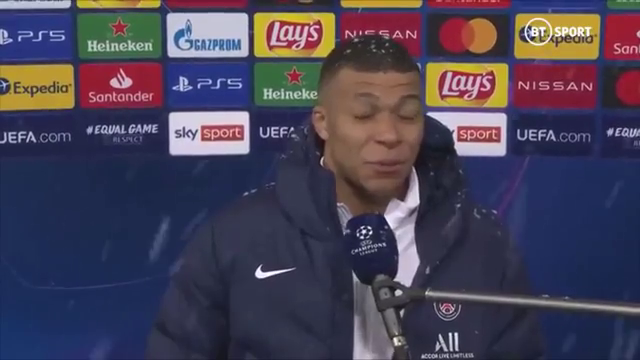
#> input picture frame 9 of Assignment/A4/KylianMbappe.mp4, 640 x 360 px
$ jupyter execute --allow-errors Q5.ipynb   (older library calls are emulated)
#> lines starting #> are read from the running program, lines starting #| are printed output that depends on the picture; after the words box and inside, x2 and y2 are one past the last pixel; in counts of white or black regions, pixels touching at a corner belong together
[cell 1]
import numpy as np
import matplotlib.pyplot as plt
import cv2
import math
from PIL import Image
import numpy.linalg as linalg
from copy import deepcopy

[cell 2]
def get_iou(boxA, boxB):
    """
    Get the IoU between two rectangles.
    """

    xA = max(boxA[0], boxB[0])
    yA = max(boxA[1], boxB[1])
    xB = min(boxA[2], boxB[2])
    yB = min(boxA[3], boxB[3])

    intersect_Area = abs(xB - xA) * abs(yB - yA)

    boxAArea = (boxA[2] - boxA[0]) * (boxA[3] - boxA[1])
    boxBArea = (boxB[2] - boxB[0]) * (boxB[3] - boxB[1])

    iou = intersect_Area / float(boxAArea + boxBArea - intersect_Area)

    return iou

Method 1

[cell 3]
input_video_path = 'KylianMbappe.mp4'
# input_video_path = 'zoom_2.mp4'

cap = cv2.VideoCapture(input_video_path) # read mp4

# capture one frame
ret,frame = cap.read()
#> frame is the input picture: shape (360, 640, 3); mean B, G, R 86, 66.6, 72.7

# detect a face on the first frame
face_detector = cv2.CascadeClassifier(cv2.data.haarcascades + 'haarcascade_frontalface_default.xml')
face_boxes = face_detector.detectMultiScale(frame)
#> face_boxes = [[325, 70, 117, 117]]
print(face_boxes)
#| [[325  70 117 117]]

if len(face_boxes)==0:
    print('no face detected')
    assert(False)

# initialize the tracing window around the (first) detected face
(x,y,w,h) = tuple(face_boxes[0])
#> x = 325; y = 70; w = 117; h = 117
track_window = (x,y,w,h)
#> track_window = (325, 70, 117, 117)

#  region of interest for tracking
roi = frame[y:y+h, x:x+w]
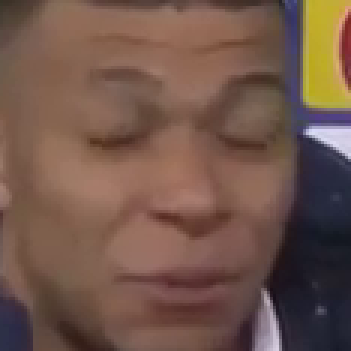
#> roi: shape (117, 117, 3) (shown 3 times larger); mean B, G, R 74.6, 86.1, 113.8
print("roi", roi.shape)
#| roi (117, 117, 3)

# convert the roi to HSV so we can construct a histogram of Hue
hsv_roi =  cv2.cvtColor(roi, cv2.COLOR_BGR2HSV)
#> hsv_roi: shape (117, 117, 3); mean H, S, V 31.8, 95.4, 116.1
print("hsv_roi", hsv_roi.shape)
#| hsv_roi (117, 117, 3)

# why do we need this mask? (remember the cone?)
# read the description for Figure 3 in the original Cam Shift paper: http://citeseerx.ist.psu.edu/viewdoc/summary?doi=10.1.1.14.7673
mask = cv2.inRange(hsv_roi, np.array((0., 60.,32.)), np.array((180.,255.,255.)))
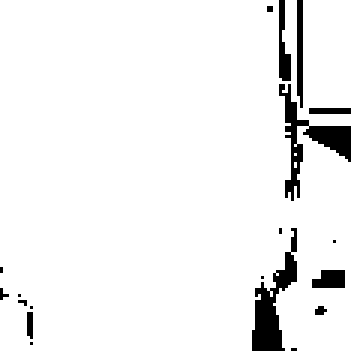
#> mask: shape (117, 117) (shown 3 times larger); 94.4% white; 19 black regions (13 under 20 px), largest, box (x1, y1, x2, y2) and area: (84, 76, 99, 117) 245, (93, 28, 117, 67) 244, (99, 0, 101, 36) 68, (93, 0, 97, 27) 67, (104, 90, 115, 96) 57, (103, 36, 117, 38) 28
print("mask",mask.shape)
#| mask (117, 117)


# form histogram of hue in the roi
roi_hist = cv2.calcHist([hsv_roi],[0],mask,[180],[0,180])
#> roi_hist = 180 values, max 2374 at index 10, min 0 at index 22, mean 71.83
print("roi_hist", roi_hist.shape)
#| roi_hist (180, 1)
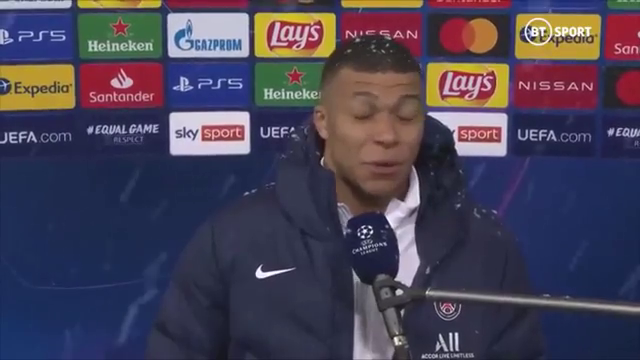
#> input picture frame 10 of Assignment/A4/KylianMbappe.mp4, 640 x 360 px
#> further down, frame is the input picture: shape (360, 640, 3); mean B, G, R 86, 66.6, 72.6
#> `hsv = cv2.cvtColor(frame, cv2.COLOR_BGR2HSV)`: hsv: shape (360, 640, 3); mean H, S, V 107.8, 118.3, 101.6
#> `dst = cv2.calcBackProject([hsv],[0],roi_hist,[0,180],1)`:
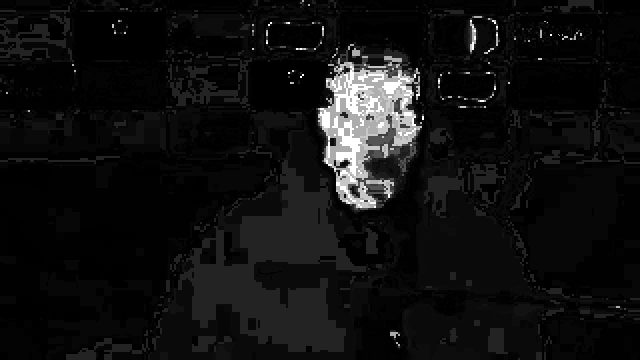
#> dst: shape (360, 640); min 0, max 255, mean 16.6
#> `ret, track_window = cv2.meanShift(dst, track_window, term_crit)`: ret = 4; track_window = (308, 55, 117, 117)
#> `x1,y1,w1,h1 = track_window`: x1 = 308; y1 = 55; w1 = 117
#> `temp_face_boxes = face_detector.detectMultiScale(frame)`: temp_face_boxes = [[324, 68, 121, 121]]

# normalize the histogram array values so they are in the min=0 to max=255 range
cv2.normalize(roi_hist,roi_hist,0,255,cv2.NORM_MINMAX)

# termination criteria for mean shift: 10 iteration or shift less than 1 pixel
term_crit = ( cv2.TERM_CRITERIA_EPS | cv2.TERM_CRITERIA_COUNT, 10, 1 )

IoU_list = []
keep_img = []
count = 0

#> (the rest of this cell did not finish here and is left out)

[cell 4]
n = len(IoU_list)
#> (the rest of this cell did not finish here and is left out)

Method 2

[cell 5]
input_video_path = 'KylianMbappe.mp4'

cap = cv2.VideoCapture(input_video_path) # read mp4

# capture one frame
ret,frame = cap.read()

# detect a face on the first frame
face_detector = cv2.CascadeClassifier(cv2.data.haarcascades + 'haarcascade_frontalface_default.xml')
face_boxes = face_detector.detectMultiScale(frame)

if len(face_boxes)==0:
    print('no face detected')
    assert(False)

# initialize the tracing window around the (first) detected face
(x,y,w,h) = tuple(face_boxes[0])
track_window = (x,y,w,h)
#> track_window = (325, 70, 117, 117)

#  region of interest for tracking
roi = frame[y:y+h, x:x+w]

# convert the roi to gray so we can construct a histogram of Hue
hsv_roi =  cv2.cvtColor(roi, cv2.COLOR_BGR2HSV)

Ix = cv2.Sobel(hsv_roi, cv2.CV_64F, 1,0, ksize = 5)
#> Ix: shape (117, 117, 3) float64; mean H, S, V 78.3, 17.5, -6.1
Iy = cv2.Sobel(hsv_roi, cv2.CV_64F, 0,1, ksize = 5)
#> Iy: shape (117, 117, 3) float64; mean H, S, V 49.1, -15.8, -21.4

mag, ang = cv2.cartToPolar(Ix,Iy,angleInDegrees=True)
#> mag: shape (117, 117, 3) float64; mean H, S, V 401.4, 545.4, 585
#> ang: shape (117, 117, 3) float64; mean H, S, V 163.2, 182.9, 180.8
ang = np.array([ang], dtype=np.uint8)

mask = cv2.inRange(mag, np.array([np.max(mag)/10]), np.array([np.max(mag)]))
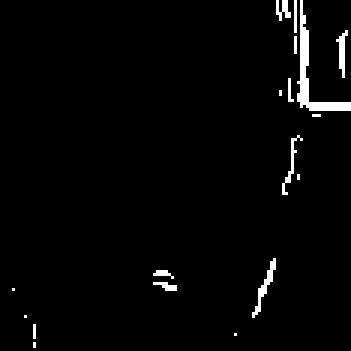
#> mask: shape (117, 117) (shown 3 times larger); 2.3% white in thin lines or dots

# # form histogram of hue in the roi
# roi_hist = cv2.calcHist([hsv_roi],[0],mask,[180],[0,180])
roi_hist = cv2.calcHist(ang,[0],mask,[24],[0,360])
#> roi_hist = 24 values, max 53 at index 0, min 0 at index 17, mean 13.12

# normalize the histogram array values so they are in the min=0 to max=360 range
cv2.normalize(roi_hist,roi_hist,0,360,cv2.NORM_MINMAX)

# termination criteria for mean shift: 10 iteration or shift less than 1 pixel
term_crit = ( cv2.TERM_CRITERIA_EPS | cv2.TERM_CRITERIA_COUNT, 10, 1 )

IoU_list = []
keep_img = []

box_bounded = [x,y,x+w, y+h]
#> box_bounded = [325, 70, 442, 187]

while True:

    # grab a frame
    ret ,frame = cap.read()

    if ret == True:

        # convert to HSV
        gray_image = cv2.cvtColor(frame, cv2.COLOR_BGR2HSV)

        # histogram back projection using roi_hist
        dst = cv2.calcBackProject([gray_image],[0],roi_hist,[0,360],1)
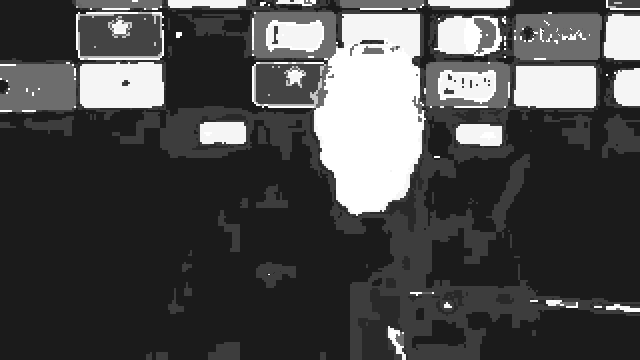
#> dst: shape (360, 640); min 27, max 255, mean 74.7

        # use meanshift to shift the tracking window
        ret, track_window = cv2.meanShift(dst, track_window, term_crit)
#> ret = 9; track_window = (311, 58, 117, 117)

        frame2 = deepcopy(frame)

        # display tracked window
        x1,y1,w1,h1 = track_window
#> x1 = 311; y1 = 58
        img = cv2.rectangle(frame, (x1,y1), (x1+w1,y1+h1), (0,0,255),5)

        # default detector
        temp_face_boxes = face_detector.detectMultiScale(frame)
#> temp_face_boxes = [[326, 68, 120, 120]]

        find_max = -1
        box_tracked = [x1, y1, x1+w1, y1+h1]
#> box_tracked = [311, 58, 428, 175]
        box_bounded_final = temp_face_boxes[0]
#> box_bounded_final = [326, 68, 120, 120]
        for temp_face in temp_face_boxes:
            (x2,y2,w2,h2) = tuple(temp_face)
            box_bounded_temp = [x2, y2, x2+w2, y2+h2]
            if get_iou(box_bounded_temp, box_bounded)> find_max:
                box_bounded_final = box_bounded_temp
                find_max = get_iou(box_bounded_temp, box_bounded)
#> this loop made 1 pass
#> (x2, y2, w2, h2) on pass 1: (326, 68, 120, 120)
#> after the loop, find_max = 0.935
        img = cv2.rectangle(frame, (box_bounded_final[0],box_bounded_final[1]), (box_bounded_final[2],box_bounded_final[3]), (0,255,0),5)
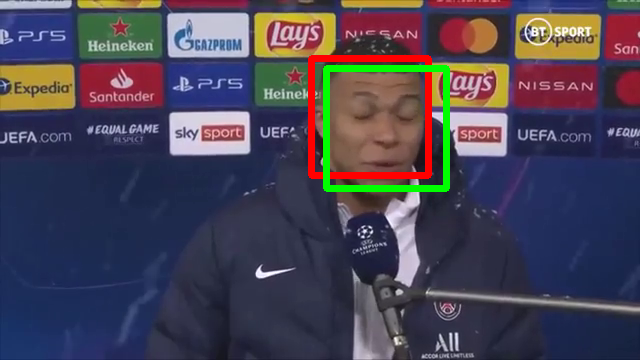
#> img: shape (360, 640, 3); mean B, G, R 84, 68.2, 73.7

        box_bounded = box_bounded_final
#> box_bounded = [326, 68, 446, 188]
        IoU = get_iou(box_tracked, box_bounded)
#> IoU = 0.635
        IoU_list.append(IoU)

        if IoU < 0.57:
            keep_img.append(img)

        cv2.imshow('mean shift tracking demo',img)

        if cv2.waitKey(33) & 0xFF == 27: # wait a bit and exit is ESC is pressed
#> (key Esc is pressed here)
            break

    else:
        break

cv2.waitKey(1)
cv2.destroyAllWindows()
cap.release()

$ run again, starting later in the video
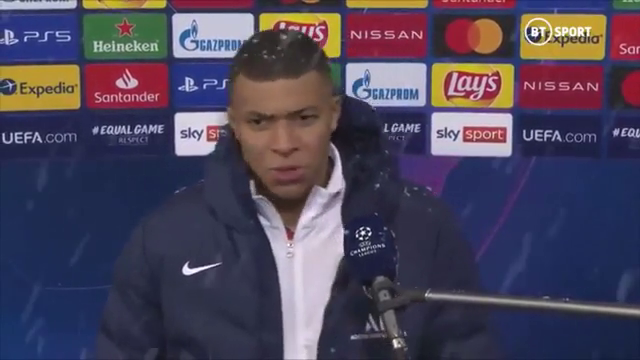
#> input picture frame 43 of Assignment/A4/KylianMbappe.mp4, 640 x 360 px
#> frame is the input picture: shape (360, 640, 3); mean B, G, R 90.4, 69.8, 77.1
#> face_boxes = [[256, 204, 32, 32], [228, 79, 109, 109]]
#| [[256 204  32  32]
#|  [228  79 109 109]]
#> x = 256; y = 204; w = 32
#> `track_window = (x,y,w,h)`: track_window = (256, 204, 32, 32)
#| roi (32, 32, 3)
#> hsv_roi: shape (32, 32, 3); mean H, S, V 107.3, 50.3, 130.8
#| hsv_roi (32, 32, 3)
#> `mask = cv2.inRange(hsv_roi, np.array((0., 60.,32.)), np.array((180.,25..`:
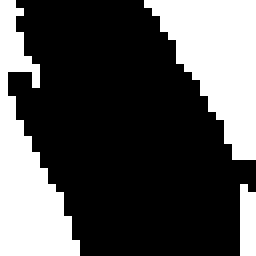
#> mask: shape (32, 32) (shown 8 times larger); 31.9% white; 3 white regions (1 under 20 px), largest, box (x1, y1, x2, y2) and area: (18, 0, 32, 20) 158, (0, 0, 10, 32) 152
#| mask (32, 32)
#> `roi_hist = cv2.calcHist([hsv_roi],[0],mask,[180],[0,180])`: roi_hist = 180 values, max 86 at index 119, min 0 at index 0, mean 1.82
#| roi_hist (180, 1)
#> hsv: shape (360, 640, 3); mean H, S, V 109.2, 114.2, 104.9
#> `ret, track_window = cv2.meanShift(dst, track_window, term_crit)`: ret = 10; track_window = (226, 185, 32, 32)
#> `x1,y1,w1,h1 = track_window`: x1 = 226; y1 = 185; w1 = 32
#> `temp_face_boxes = face_detector.detectMultiScale(frame)`: temp_face_boxes = [[226, 74, 113, 113]]
#> `track_window = (x,y,w,h)`: track_window = (256, 204, 32, 32)
#> Ix: shape (32, 32, 3) float64; mean H, S, V -256.2, 7.7, 88.7
#> Iy: shape (32, 32, 3) float64; mean H, S, V 218.5, -40.7, 227.7
#> mag: shape (32, 32, 3) float64; mean H, S, V 785, 696.7, 1223.8
#> ang: shape (32, 32, 3) float64; mean H, S, V 168.7, 197.4, 164.6
#> `roi_hist = cv2.calcHist(ang,[0],mask,[24],[0,360])`: roi_hist = 24 values, max 27 at index 12, min 0 at index 0, mean 3.33
#> `box_bounded = [x,y,x+w, y+h]`: box_bounded = [256, 204, 288, 236]
#> `ret, track_window = cv2.meanShift(dst, track_window, term_crit)`: ret = 4; track_window = (248, 207, 32, 32)
#> `x1,y1,w1,h1 = track_window`: x1 = 248; y1 = 207
#> `temp_face_boxes = face_detector.detectMultiScale(frame)`: temp_face_boxes = [[227, 74, 112, 112]]
#> box_tracked = [248, 207, 280, 239]
#> `box_bounded_final = temp_face_boxes[0]`: box_bounded_final = [227, 74, 112, 112]
#> the loop `for temp_face in temp_face_boxes:` made 1 pass
#> (x2, y2, w2, h2) on pass 1: (227, 74, 112, 112)
#> after the loop `for temp_face in temp_face_boxes:`: find_max = 0.0443
#> `img = cv2.rectangle(frame, (box_bounded_final[0],box_bounded_final[1])..`:
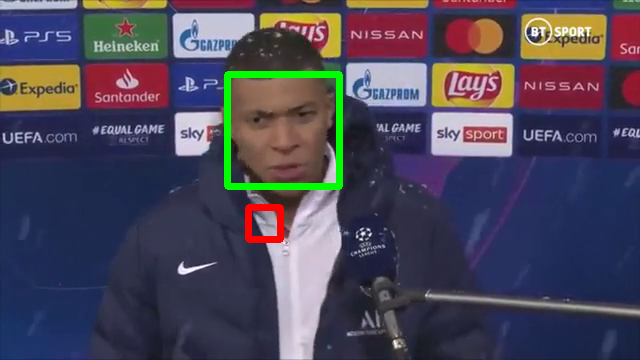
#> img: shape (360, 640, 3); mean B, G, R 88.8, 71.8, 76.5
#> `box_bounded = box_bounded_final`: box_bounded = [227, 74, 339, 186]
#> IoU = 0.0521

$ run again, starting later in the video
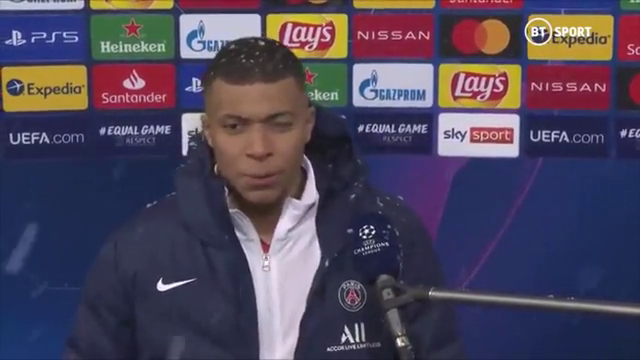
#> input picture frame 77 of Assignment/A4/KylianMbappe.mp4, 640 x 360 px
#> frame is the input picture: shape (360, 640, 3); mean B, G, R 90.9, 70.2, 78
#> face_boxes = [[202, 82, 112, 112]]
#| [[202  82 112 112]]
#> x = 202; y = 82; w = 112
#> `track_window = (x,y,w,h)`: track_window = (202, 82, 112, 112)
#| roi (112, 112, 3)
#> hsv_roi: shape (112, 112, 3); mean H, S, V 28.7, 88.9, 114.1
#| hsv_roi (112, 112, 3)
#> `mask = cv2.inRange(hsv_roi, np.array((0., 60.,32.)), np.array((180.,25..`:
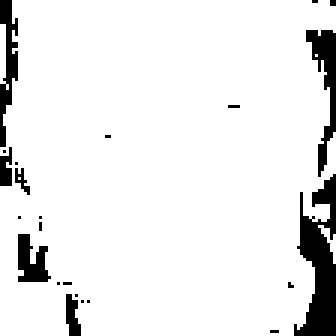
#> mask: shape (112, 112) (shown 3 times larger); 91.7% white; 23 black regions (16 under 20 px), largest, box (x1, y1, x2, y2) and area: (98, 58, 112, 112) 435, (102, 10, 112, 59) 195, (0, 0, 6, 49) 153
#| mask (112, 112)
#> `roi_hist = cv2.calcHist([hsv_roi],[0],mask,[180],[0,180])`: roi_hist = 180 values, max 2317 at index 8, min 0 at index 18, mean 63.92
#| roi_hist (180, 1)
#> hsv: shape (360, 640, 3); mean H, S, V 108.6, 114.7, 106.1
#> `ret, track_window = cv2.meanShift(dst, track_window, term_crit)`: ret = 4; track_window = (200, 69, 112, 112)
#> `x1,y1,w1,h1 = track_window`: x1 = 200; y1 = 69; w1 = 112
#> `temp_face_boxes = face_detector.detectMultiScale(frame)`: temp_face_boxes = [[201, 81, 113, 113]]
#> `track_window = (x,y,w,h)`: track_window = (202, 82, 112, 112)
#> Ix: shape (112, 112, 3) float64; mean H, S, V 19.6, -26.8, 27.6
#> Iy: shape (112, 112, 3) float64; mean H, S, V 51.4, -12, -4.1
#> mag: shape (112, 112, 3) float64; mean H, S, V 510.1, 477.6, 611.2
#> ang: shape (112, 112, 3) float64; mean H, S, V 179.5, 179.6, 185.6
#> `roi_hist = cv2.calcHist(ang,[0],mask,[24],[0,360])`: roi_hist = 24 values, max 78 at index 6, min 0 at index 17, mean 13.88
#> `box_bounded = [x,y,x+w, y+h]`: box_bounded = [202, 82, 314, 194]
#> `ret, track_window = cv2.meanShift(dst, track_window, term_crit)`: ret = 10; track_window = (201, 64, 112, 112)
#> `x1,y1,w1,h1 = track_window`: x1 = 201; y1 = 64
#> `temp_face_boxes = face_detector.detectMultiScale(frame)`: temp_face_boxes = [[202, 81, 113, 113]]
#> box_tracked = [201, 64, 313, 176]
#> `box_bounded_final = temp_face_boxes[0]`: box_bounded_final = [202, 81, 113, 113]
#> the loop `for temp_face in temp_face_boxes:` made 1 pass
#> (x2, y2, w2, h2) on pass 1: (202, 81, 113, 113)
#> after the loop `for temp_face in temp_face_boxes:`: find_max = 0.982
#> `img = cv2.rectangle(frame, (box_bounded_final[0],box_bounded_final[1])..`:
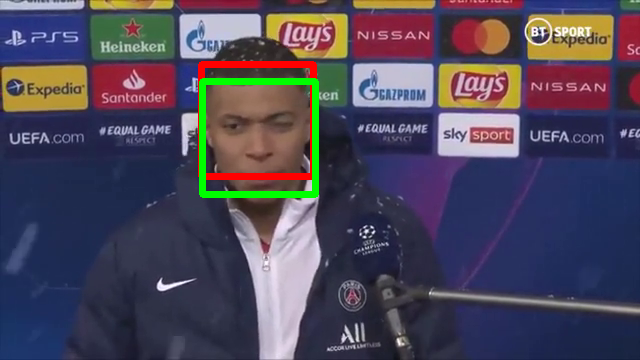
#> img: shape (360, 640, 3); mean B, G, R 89.3, 72.2, 78.4
#> `box_bounded = box_bounded_final`: box_bounded = [202, 81, 315, 194]
#> IoU = 0.714
